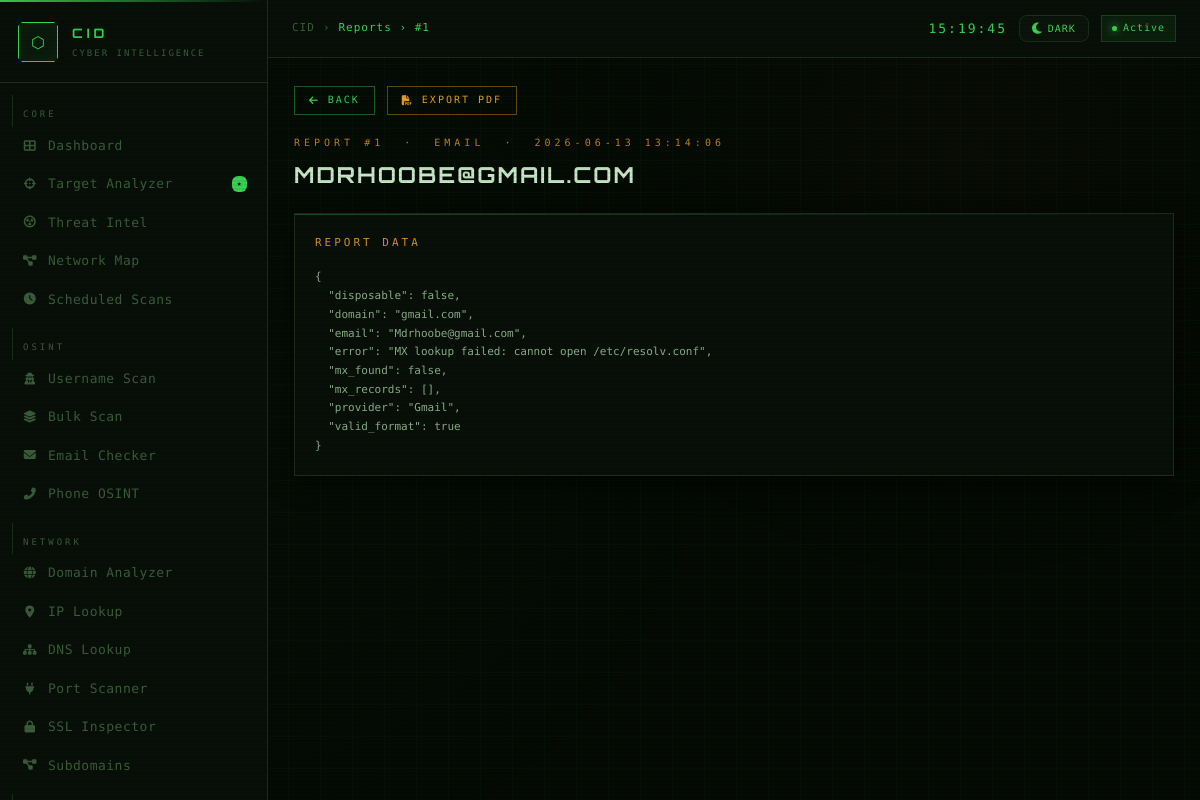
The app's page /reports/1 (signed in) with its own data.
### tables this page shows
CREATE TABLE reports (
                id        INTEGER PRIMARY KEY AUTOINCREMENT,
                type      TEXT NOT NULL,
                target    TEXT NOT NULL,
                results   TEXT NOT NULL DEFAULT '{}',
                summary   TEXT DEFAULT '{}',
                timestamp TEXT NOT NULL
            );

### app.py (the view)
@app.route('/reports/<int:report_id>')
@login_required
def view_report(report_id):
    from db import get_conn
    with get_conn() as conn:
        row = conn.execute('SELECT * FROM reports WHERE id=?',(report_id,)).fetchone()
    if not row:
        return redirect(url_for('reports'))
    report = dict(row)
    report['results'] = json.loads(report['results'])
    report['summary'] = json.loads(report['summary'])
    return render_template('view-report.html', report=report, active='reports')

### app.py (called while the page is built)
def login_required(f):
    @wraps(f)
    def decorated(*args, **kwargs):
        if not session.get('logged_in'):
            return redirect(url_for('login'))
        return f(*args, **kwargs)
    return decorated

### db.py (called while the page is built)
def get_conn():
    conn = sqlite3.connect(DB_PATH)
    conn.row_factory = sqlite3.Row
    return conn

### templates/view-report.html (shortened to what this page needs)
{% extends "base.html" %}
{% block breadcrumb %}Reports › #{{ report.id }}{% endblock %}
{% block content %}
<div style="display:flex;align-items:center;gap:12px;margin-bottom:20px;flex-wrap:wrap;">
  <a href="{{ url_for('reports') }}" class="btn btn-outline btn-sm">
    <i class="fas fa-arrow-left"></i> Back
  </a>
  <a href="{{ url_for('export_pdf', report_id=report.id) }}"
     class="btn btn-outline btn-sm"
     style="color:var(--amber);border-color:rgba(232,160,32,.4);">
    <i class="fas fa-file-pdf"></i> Export PDF
  </a>
</div>
<div class="page-hdr" style="margin-bottom:20px;">
  <div class="page-eye">
    Report #{{ report.id }} &nbsp;·&nbsp;
    {{ report.type.replace('_',' ').upper() }} &nbsp;·&nbsp;
    {{ report.timestamp }}
  </div>
  <h1 class="page-title">{{ report.target }}</h1>
</div>
{% if report.type == 'username' %}
<div style="display:grid;grid-template-columns:repeat(4,1fr);gap:12px;margin-bottom:20px;">
  <div class="stat-card c-green">
    <div class="stat-lbl">Total</div>
    <div class="stat-val">{{ report.summary.get('total',0) }}</div>
  </div>
  <div class="stat-card c-green">
    <div class="stat-lbl">Found</div>
    <div class="stat-val">{{ report.summary.get('found',0) }}</div>
  </div>
  <div class="stat-card c-red">
    <div class="stat-lbl">Not Found</div>
    <div class="stat-val">{{ report.summary.get('not_found',0) }}</div>
  </div>
  <div class="stat-card c-violet">
    <div class="stat-lbl">Errors</div>
    <div class="stat-val">{{ report.summary.get('errors',0) }}</div>
  </div>
</div>
{% set found = report.results | selectattr('status','equalto','found') | list %}
{% if found %}
<div class="card" style="margin-bottom:20px;">
  <div class="card-label">
    <i class="fas fa-check-circle" style="color:var(--green);"></i>
    &nbsp;Found Profiles ({{ found|length }})
  </div>
  <div class="platforms-grid">
    {% for r in found %}
    <div class="platform-card found" style="cursor:pointer;"
         onclick="window.open('{{ r.url }}','_blank','noopener')">
      <div class="pc-icon">{{ r.icon }}</div>
      <div class="pc-name">{{ r.platform }}</div>
      <div class="pc-footer">
        <span class="badge badge-found"><i class="fas fa-check-circle"></i> Found</span>
        {% if r.ms %}<span class="pc-ms">{{ r.ms }}ms</span>{% endif %}
      </div>
    </div>
    {% endfor %}
  </div>
</div>
{% endif %}
<div class="card">
  <div class="card-label"><i class="fas fa-list"></i> &nbsp;All Results</div>
  <table class="data-table">
    <thead><tr><th>Platform</th><th>Status</th><th>Response</th><th>Link</th></tr></thead>
    <tbody>
      {% for r in report.results %}
      <tr>
        <td style="display:flex;align-items:center;gap:8px;">
          <span style="font-size:16px;">{{ r.icon }}</span>
          <span>{{ r.platform }}</span>
        </td>
        <td>
          {% if r.status=='found' %}<span class="badge badge-found"><i class="fas fa-check-circle"></i> Found</span>
          {% elif r.status=='not_found' %}<span class="badge badge-notfound"><i class="fas fa-times-circle"></i> Not Found</span>
          {% elif r.status=='timeout' %}<span class="badge badge-timeout"><i class="fas fa-clock"></i> Timeout</span>
          {% else %}<span class="badge badge-unknown"><i class="fas fa-question-circle"></i> Unknown</span>{% endif %}
        </td>
        <td class="mono" style="color:var(--text-dim);">
          {% if r.ms %}{{ r.ms }}ms{% else %}—{% endif %}
        </td>
        <td>
          {% if r.status == 'found' %}
          <a href="{{ r.url }}" target="_blank" rel="noopener"
             style="font-family:var(--font-mono);font-size:11px;color:var(--green);">
            <i class="fas fa-external-link-alt"></i> Open
          </a>
          {% else %}
          <span style="color:var(--text-dim);font-size:11px;">—</span>
          {% endif %}
        </td>
      </tr>
      {% endfor %}
    </tbody>
  </table>
</div>
{% else %}
<div class="card">
  <div class="card-label">Report Data</div>
  <pre style="font-family:var(--font-mono);font-size:11px;color:var(--text);
              white-space:pre-wrap;word-break:break-all;line-height:1.7;">{{ report.results | tojson(indent=2) }}</pre>
</div>
{% endif %}
{% endblock %}

### static/css/style.css (style rules this page uses)
:root { --bg-base: #050a05; --bg-card: #080f08; --bg-input: #0a140a; --bg-hover: #0d1a0d; --border: #1a2e1a; --border-hi: #2a4a2a; --green: #39d353; --green-dim: rgba(57, 211, 83, 0.08); --green-glow: rgba(57, 211, 83, 0.18); --amber: #e8a020; --amber-dim: rgba(232, 160, 32, 0.08); --red: #cc2936; --red-dim: rgba(204, 41, 54, 0.10); --blue: #2a6db5; --blue-dim: rgba(42, 109, 181, 0.10); --violet: #7c4dba; --violet-dim: rgba(124, 77, 186, 0.10); --cyan: #39d353; --cyan-dim: rgba(57, 211, 83, 0.08); --cyan-glow: rgba(57, 211, 83, 0.18); --text: #8aad8a; --text-dim: #3a5c3a; --text-hi: #c8e8c8; --font-mono: 'Share Tech Mono', 'Courier New', monospace; --font-body: 'Rajdhani', system-ui, sans-serif; --font-title: 'Orbitron', sans-serif; --sidebar-w: 268px; --topbar-h: 58px; --r: 4px; --r-sm: 2px; --shadow: 0 4px 24px rgba(0,0,0,.7); --transition: 0.15s ease; }
*,*::before,*::after { box-sizing:border-box; margin:0; padding:0; }
html,body { height:100%; }
body { background: var(--bg-base); color: var(--text); font-family: var(--font-body); font-size: 16px; font-weight: 500; line-height: 1.65; overflow-x: hidden; }
body::before { content: ''; position: fixed; inset: 0; background: repeating-linear-gradient( 0deg, transparent, transparent 2px, rgba(0,0,0,.15) 2px, rgba(0,0,0,.15) 4px ); pointer-events: none; z-index: 9999; opacity: .4; }
body::after { content: ''; position: fixed; inset: 0; background-image: linear-gradient(rgba(57,211,83,.03) 1px, transparent 1px), linear-gradient(90deg, rgba(57,211,83,.03) 1px, transparent 1px), radial-gradient(circle at 20% 50%, rgba(57,211,83,.02) 0%, transparent 50%), radial-gradient(circle at 80% 20%, rgba(232,160,32,.02) 0%, transparent 40%); background-size: 32px 32px, 32px 32px, 100% 100%, 100% 100%; pointer-events: none; z-index: 0; }
.page-hdr { margin-bottom:28px; }
.page-eye { font-family: var(--font-mono); font-size: 10px; letter-spacing: 4px; text-transform: uppercase; color: var(--amber); margin-bottom: 6px; opacity: .8; }
.page-title { font-family: var(--font-title); font-size: 22px; font-weight: 700; color: var(--text-hi); letter-spacing: 2px; text-transform: uppercase; }
.card { background: var(--bg-card); border: 1px solid var(--border); padding: 20px; box-shadow: var(--shadow); position: relative; transition: border-color var(--transition); }
.card::before { content: ''; position: absolute; top:0; left:0; right:0; height: 1px; background: linear-gradient(90deg, var(--green), transparent); opacity: .3; }
.card-label { font-family: var(--font-mono); font-size: 11px; letter-spacing: 3px; text-transform: uppercase; color: var(--amber); margin-bottom: 16px; opacity: .9; }
.btn { display: inline-flex; align-items: center; gap: 8px; padding: 9px 20px; font-family: var(--font-mono); font-size: 11px; font-weight: 400; letter-spacing: 2px; text-transform: uppercase; cursor: pointer; transition: all var(--transition); border: none; text-decoration: none; white-space: nowrap; clip-path: polygon(6px 0%, 100% 0%, calc(100% - 6px) 100%, 0% 100%); }
.btn-outline { background: transparent; color: var(--green); border: 1px solid rgba(57,211,83,.4); clip-path: none; }
.btn-sm { padding:5px 14px; font-size:10px; }
a { color:var(--green); text-decoration:none; }

### records on screen
reports: id "1", type.replace "EMAIL", timestamp "2026-06-13 13:14:06", target "MDRHOOBE@GMAIL.COM"
